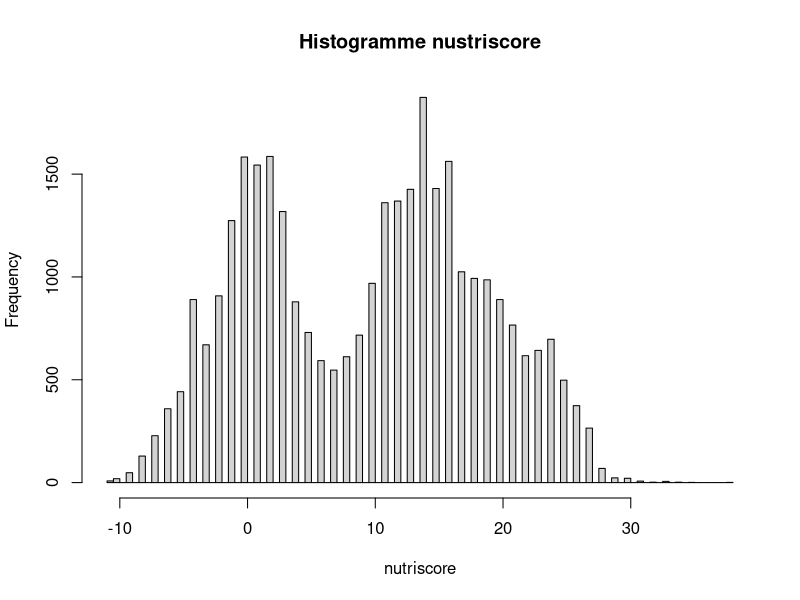
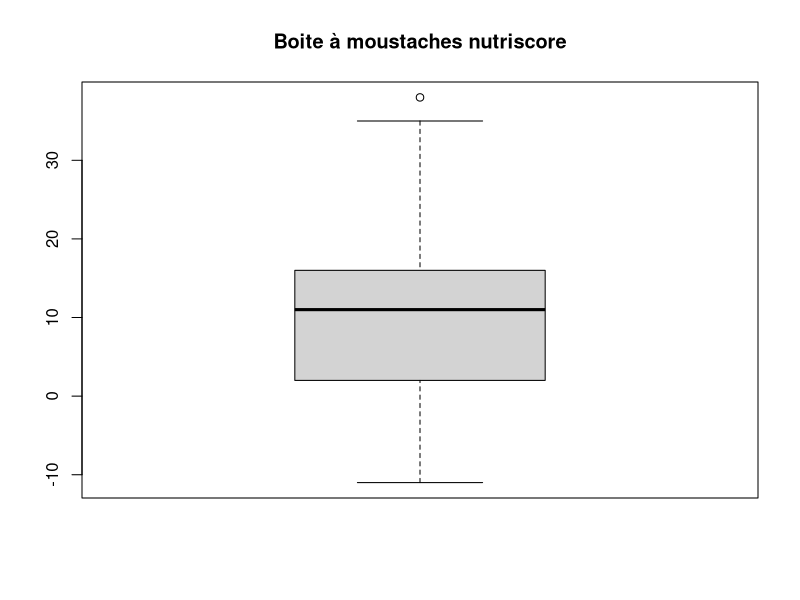

Here is the R script that generated these plots, in order: (Note: this script raises an error after producing the figures.)
## ---- chunk 1
knitr::opts_chunk$set(echo = TRUE)
## ---- chunk 2
data <- read.csv("data_project.csv",sep=";",dec=".")
## ---- chunk 3
nutriscore_score <- data$nutriscore_score
hist(nutriscore_score,freq=TRUE,xlab="nutriscore",main="Histogramme nustriscore",breaks=100)
boxplot(nutriscore_score,main="Boite à moustaches nutriscore")
## ---- chunk 4
vitamine_c <- data$vitamin.c_100g
max_vit_c <- max(vitamine_c)
hist(vitamine_c,freq=TRUE,xlab="nutriscore",main="Histogramme vitamine C",breaks=100)
boxplot(vitamine_c,main="Boite à moustaches vitamine C")
## ---- chunk 5
calcium <- data$calcium_100g
max_calcium <- max(calcium)
hist(calcium,freq=TRUE,xlab="calcium",main="Histogramme calcium",breaks=100,xlim = c(0,max_calcium))
boxplot(calcium,main="Boite à moustaches calcium")
